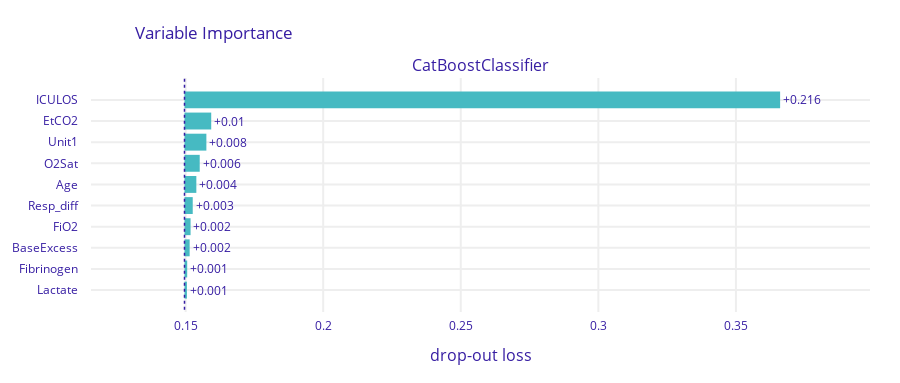
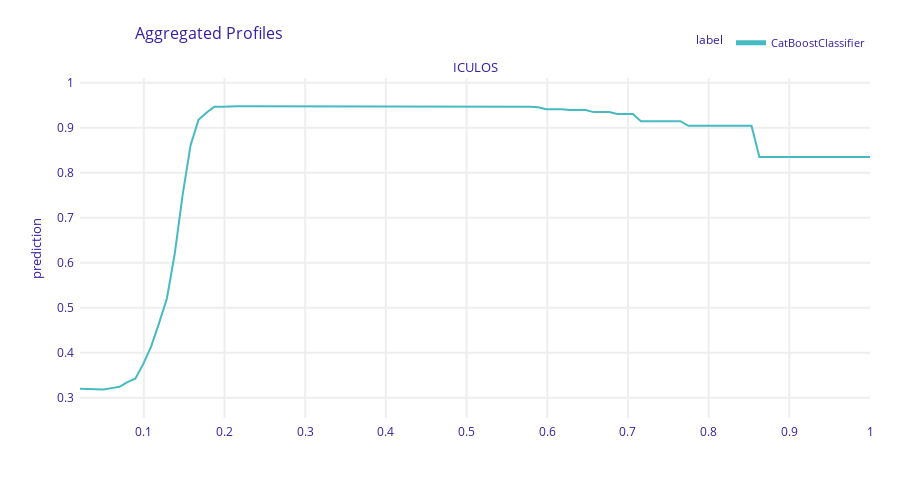
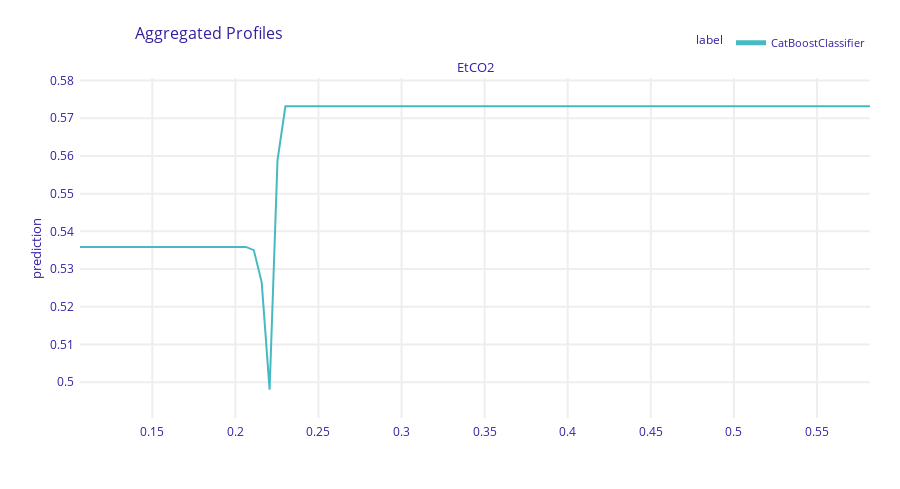
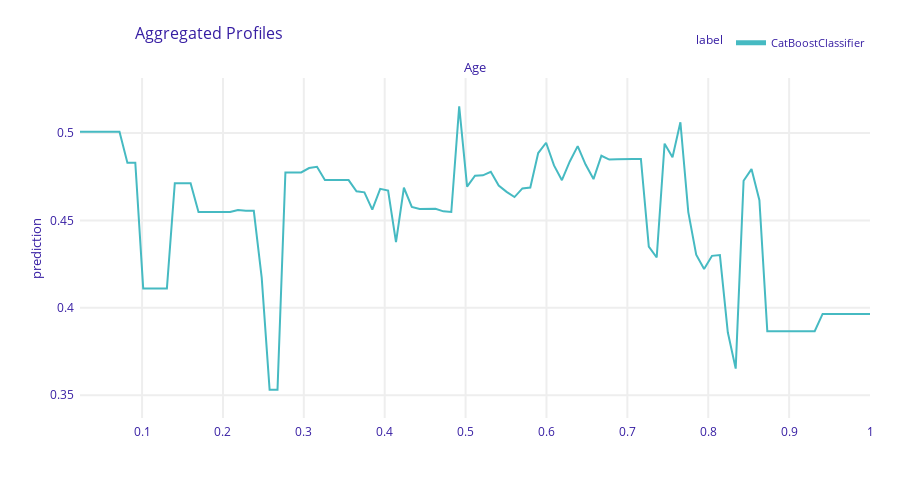

Write notebook code for charts like these, in order.
### Code cell
from dalex import Explainer

# Assuming you have already trained a model called 'model' and have your data stored in 'X_train' and 'y_train'
X_val_ex = X_val
# Identify rows where all elements are zero
all_zero_rows = (X_val_ex == 0).all(axis=1)

# Option 1: Using boolean indexing to filter out these rows
X_val_ex = X_val_ex.loc[~all_zero_rows]

# Create an explainer object
exp = Explainer(best_catboost_model, X_val_ex, np.array(recoded_labels))

# Calculate and plot variable importance
variable_importance = exp.model_parts()
variable_importance.plot()

# Select two variables for partial dependence plots
selected_variables = ['ICULOS', 'EtCO2','Age', 'Resp_diff', 'O2Sat', 'FiO2']  # Replace 'var1' and 'var2' with the names of your selected variables

# Generate partial dependence plots
# pdp_iculos = exp.model_profile(type='partial', variables=['ICULOS'])
# pdp_iculos.plot()
for elem in selected_variables:
    pdp_etco2 = exp.model_profile(type='partial', variables=elem)
    pdp_etco2.plot()

### Figure 1 — Plotly figure (JSON) as saved in the notebook; plotly's stock layout.template omitted (floating-point values rounded to 4 significant figures)
{"data": [{"base": 0.1496, "hoverinfo": "text", "hoverlabel": {"bgcolor": "rgba(0,0,0,0.8)"}, "hovertext": ["Model: CatBoostClassifier loss after<br>variable: ICULOS is permuted: 0.366<br>Drop-out loss change: +0.216", "Model: CatBoostClassifier loss after<br>variable: EtCO2 is permuted: 0.159<br>Drop-out loss change: +0.01", "Model: CatBoostClassifier loss after<br>variable: Unit1 is permuted: 0.158<br>Drop-out loss change: +0.008", "Model: CatBoostClassifier loss after<br>variable: O2Sat is permuted: 0.155<br>Drop-out loss change: +0.006", "Model: CatBoostClassifier loss after<br>variable: Age is permuted: 0.154<br>Drop-out loss change: +0.004", "Model: CatBoostClassifier loss after<br>variable: Resp_diff is permuted: 0.153<br>Drop-out loss change: +0.003", "Model: CatBoostClassifier loss after<br>variable: FiO2 is permuted: 0.152<br>Drop-out loss change: +0.002", "Model: CatBoostClassifier loss after<br>variable: BaseExcess is permuted: 0.151<br>Drop-out loss change: +0.002", "Model: CatBoostClassifier loss after<br>variable: Fibrinogen is permuted: 0.151<br>Drop-out loss change: +0.001", "Model: CatBoostClassifier loss after<br>variable: Lactate is permuted: 0.15<br>Drop-out loss change: +0.001"], "marker": {"color": "#46bac2"}, "orientation": "h", "showlegend": false, "text": ["+0.216", "+0.01", "+0.008", "+0.006", "+0.004", "+0.003", "+0.002", "+0.002", "+0.001", "+0.001"], "textposition": "outside", "type": "bar", "x": [0.2165, 0.009712, 0.007953, 0.005532, 0.004305, 0.002994, 0.002207, 0.001873, 0.0009809, 0.0008816], "xaxis": "x", "y": ["ICULOS", "EtCO2", "Unit1", "O2Sat", "Age", "Resp_diff", "FiO2", "BaseExcess", "Fibrinogen", "Lactate"], "yaxis": "y"}], "layout": {"annotations": [{"font": {"size": 16}, "showarrow": false, "text": "CatBoostClassifier", "x": 0.5, "xanchor": "center", "xref": "paper", "y": 1, "yanchor": "bottom", "yref": "paper"}, {"font": {"size": 16}, "showarrow": false, "text": "drop-out loss", "x": 0.5, "xanchor": "center", "xref": "paper", "y": 0, "yanchor": "top", "yref": "paper", "yshift": -30}], "font": {"color": "#371ea3"}, "height": 383, "margin": {"b": 71, "r": 30, "t": 78}, "shapes": [{"line": {"color": "#371ea3", "dash": "dot", "width": 1.5}, "type": "line", "x0": 0.1496, "x1": 0.1496, "xref": "x", "y0": -1, "y1": 10, "yref": "y"}], "title": {"text": "Variable Importance", "x": 0.15}, "xaxis": {"anchor": "y", "automargin": true, "domain": [0, 1], "fixedrange": true, "gridwidth": 2, "range": [0.1156, 0.3987], "tickcolor": "white", "ticklen": 3, "ticks": "outside", "type": "linear", "zeroline": false}, "yaxis": {"anchor": "x", "automargin": true, "autorange": "reversed", "domain": [0, 1], "fixedrange": true, "gridwidth": 2, "tickcolor": "white", "ticklen": 10, "ticks": "outside", "type": "category"}}}

### Figure 2 — Plotly figure (JSON) as saved in the notebook; plotly's stock layout.template omitted (floating-point values rounded to 4 significant figures; data arrays with more than 128 entries replaced by an {"elided": "..."} marker saying what was removed)
{"data": [{"customdata": {"elided": "101x3 mixed values"}, "hovertemplate": "<b>%{hovertext}</b><br><br>prediction=%{y:.3f}<br>mean_prediction=%{customdata[0]:.3f}<extra></extra>", "hovertext": ["CatBoostClassifier", "CatBoostClassifier", "CatBoostClassifier", "CatBoostClassifier", "CatBoostClassifier", "CatBoostClassifier", "CatBoostClassifier", "CatBoostClassifier", "CatBoostClassifier", "CatBoostClassifier", "CatBoostClassifier", "CatBoostClassifier", "CatBoostClassifier", "CatBoostClassifier", "CatBoostClassifier", "CatBoostClassifier", "CatBoostClassifier", "CatBoostClassifier", "CatBoostClassifier", "CatBoostClassifier", "CatBoostClassifier", "CatBoostClassifier", "CatBoostClassifier", "CatBoostClassifier", "CatBoostClassifier", "CatBoostClassifier", "CatBoostClassifier", "CatBoostClassifier", "CatBoostClassifier", "CatBoostClassifier", "CatBoostClassifier", "CatBoostClassifier", "CatBoostClassifier", "CatBoostClassifier", "CatBoostClassifier", "CatBoostClassifier", "CatBoostClassifier", "CatBoostClassifier", "CatBoostClassifier", "CatBoostClassifier", "CatBoostClassifier", "CatBoostClassifier", "CatBoostClassifier", "CatBoostClassifier", "CatBoostClassifier", "CatBoostClassifier", "CatBoostClassifier", "CatBoostClassifier", "CatBoostClassifier", "CatBoostClassifier", "CatBoostClassifier", "CatBoostClassifier", "CatBoostClassifier", "CatBoostClassifier", "CatBoostClassifier", "CatBoostClassifier", "CatBoostClassifier", "CatBoostClassifier", "CatBoostClassifier", "CatBoostClassifier", "CatBoostClassifier", "CatBoostClassifier", "CatBoostClassifier", "CatBoostClassifier", "CatBoostClassifier", "CatBoostClassifier", "CatBoostClassifier", "CatBoostClassifier", "CatBoostClassifier", "CatBoostClassifier", "CatBoostClassifier", "CatBoostClassifier", "CatBoostClassifier", "CatBoostClassifier", "CatBoostClassifier", "CatBoostClassifier", "CatBoostClassifier", "CatBoostClassifier", "CatBoostClassifier", "CatBoostClassifier", "CatBoostClassifier", "CatBoostClassifier", "CatBoostClassifier", "CatBoostClassifier", "CatBoostClassifier", "CatBoostClassifier", "CatBoostClassifier", "CatBoostClassifier", "CatBoostClassifier", "CatBoostClassifier", "CatBoostClassifier", "CatBoostClassifier", "CatBoostClassifier", "CatBoostClassifier", "CatBoostClassifier", "CatBoostClassifier", "CatBoostClassifier", "CatBoostClassifier", "CatBoostClassifier", "CatBoostClassifier", "CatBoostClassifier"], "legendgroup": "CatBoostClassifier", "line": {"color": "#46bac2", "dash": "solid", "width": 2}, "marker": {"symbol": "circle"}, "mode": "lines", "name": "CatBoostClassifier", "opacity": 1, "orientation": "v", "showlegend": true, "type": "scatter", "x": [0.0209, 0.03069, 0.04048, 0.05027, 0.06006, 0.06985, 0.07964, 0.08943, 0.09922, 0.109, 0.1188, 0.1286, 0.1384, 0.1482, 0.158, 0.1678, 0.1776, 0.1873, 0.1971, 0.2069, 0.2167, 0.2265, 0.2363, 0.2461, 0.2559, 0.2657, 0.2755, 0.2853, 0.295, 0.3048, 0.3146, 0.3244, 0.3342, 0.344, 0.3538, 0.3636, 0.3734, 0.3832, 0.393, 0.4027, 0.4125, 0.4223, 0.4321, 0.4419, 0.4517, 0.4615, 0.4713, 0.4811, 0.4909, 0.5007, 0.5104, 0.5202, 0.53, 0.5398, 0.5496, 0.5594, 0.5692, 0.579, 0.5888, 0.5986, 0.6084, 0.6181, 0.6279, 0.6377, 0.6475, 0.6573, 0.6671, 0.6769, 0.6867, 0.6965, 0.7063, 0.7161, 0.7259, 0.7356, 0.7454, 0.7552, 0.765, 0.7748, 0.7846, 0.7944, 0.8042, 0.814, 0.8238, 0.8336, 0.8433, 0.8531, 0.8629, 0.8727, 0.8825, 0.8923, 0.9021, 0.9119, 0.9217, 0.9315, 0.9413, 0.951, 0.9608, 0.9706, 0.9804, 0.9902, 1], "xaxis": "x", "y": [0.3198, 0.3193, 0.318, 0.3183, 0.3214, 0.3244, 0.3348, 0.3424, 0.3748, 0.4136, 0.4654, 0.5206, 0.6208, 0.7521, 0.8614, 0.9175, 0.9333, 0.9466, 0.9466, 0.9476, 0.9476, 0.9476, 0.9476, 0.9476, 0.9476, 0.9476, 0.9476, 0.9476, 0.9476, 0.9476, 0.9476, 0.9476, 0.9476, 0.9476, 0.9476, 0.9476, 0.9476, 0.9476, 0.9476, 0.9476, 0.9476, 0.9476, 0.9476, 0.9476, 0.9476, 0.9476, 0.9476, 0.9476, 0.9469, 0.9469, 0.9469, 0.9469, 0.9469, 0.9469, 0.9469, 0.9469, 0.9469, 0.9469, 0.9456, 0.9414, 0.9414, 0.9414, 0.9397, 0.9397, 0.9397, 0.9348, 0.9348, 0.9348, 0.9306, 0.9306, 0.9306, 0.9146, 0.9146, 0.9146, 0.9146, 0.9146, 0.9146, 0.9042, 0.9042, 0.9042, 0.9042, 0.9042, 0.9042, 0.9042, 0.9042, 0.9042, 0.8351, 0.8351, 0.8351, 0.8351, 0.8351, 0.8351, 0.8351, 0.8351, 0.8351, 0.8351, 0.8351, 0.8351, 0.8351, 0.8351, 0.8351], "yaxis": "y"}], "layout": {"annotations": [{"font": {"size": 13}, "showarrow": false, "text": "ICULOS", "x": 0.5, "xanchor": "center", "xref": "paper", "y": 1, "yanchor": "bottom", "yref": "paper"}, {"font": {"size": 13}, "showarrow": false, "text": "prediction", "textangle": -90, "x": -0.07, "xref": "paper", "y": 0.5, "yref": "paper"}], "font": {"color": "#371ea3"}, "height": 489, "hovermode": "x unified", "legend": {"font": {"size": 11}, "itemsizing": "constant", "orientation": "h", "title": {"font": {"size": 12}, "text": "label"}, "tracegroupgap": 0, "x": 1, "xanchor": "right", "y": 1.061, "yanchor": "bottom"}, "margin": {"b": 71, "r": 30, "t": 78}, "title": {"font": {"size": 16}, "text": "Aggregated Profiles", "x": 0.15}, "xaxis": {"anchor": "y", "automargin": true, "domain": [0, 1], "fixedrange": true, "gridwidth": 2, "showticklabels": true, "tickcolor": "white", "ticklen": 3, "ticks": "outside", "title": {"text": ""}, "type": "linear", "zeroline": false}, "yaxis": {"anchor": "x", "automargin": true, "domain": [0, 1], "fixedrange": true, "gridwidth": 2, "range": [0.255, 1.011], "tickcolor": "white", "ticklen": 3, "ticks": "outside", "title": {"text": ""}, "type": "linear", "zeroline": false}}}

### Figure 3 — Plotly figure (JSON) as saved in the notebook; plotly's stock layout.template omitted (floating-point values rounded to 4 significant figures; data arrays with more than 128 entries replaced by an {"elided": "..."} marker saying what was removed)
{"data": [{"customdata": {"elided": "101x3 mixed values"}, "hovertemplate": "<b>%{hovertext}</b><br><br>prediction=%{y:.3f}<br>mean_prediction=%{customdata[0]:.3f}<extra></extra>", "hovertext": ["CatBoostClassifier", "CatBoostClassifier", "CatBoostClassifier", "CatBoostClassifier", "CatBoostClassifier", "CatBoostClassifier", "CatBoostClassifier", "CatBoostClassifier", "CatBoostClassifier", "CatBoostClassifier", "CatBoostClassifier", "CatBoostClassifier", "CatBoostClassifier", "CatBoostClassifier", "CatBoostClassifier", "CatBoostClassifier", "CatBoostClassifier", "CatBoostClassifier", "CatBoostClassifier", "CatBoostClassifier", "CatBoostClassifier", "CatBoostClassifier", "CatBoostClassifier", "CatBoostClassifier", "CatBoostClassifier", "CatBoostClassifier", "CatBoostClassifier", "CatBoostClassifier", "CatBoostClassifier", "CatBoostClassifier", "CatBoostClassifier", "CatBoostClassifier", "CatBoostClassifier", "CatBoostClassifier", "CatBoostClassifier", "CatBoostClassifier", "CatBoostClassifier", "CatBoostClassifier", "CatBoostClassifier", "CatBoostClassifier", "CatBoostClassifier", "CatBoostClassifier", "CatBoostClassifier", "CatBoostClassifier", "CatBoostClassifier", "CatBoostClassifier", "CatBoostClassifier", "CatBoostClassifier", "CatBoostClassifier", "CatBoostClassifier", "CatBoostClassifier", "CatBoostClassifier", "CatBoostClassifier", "CatBoostClassifier", "CatBoostClassifier", "CatBoostClassifier", "CatBoostClassifier", "CatBoostClassifier", "CatBoostClassifier", "CatBoostClassifier", "CatBoostClassifier", "CatBoostClassifier", "CatBoostClassifier", "CatBoostClassifier", "CatBoostClassifier", "CatBoostClassifier", "CatBoostClassifier", "CatBoostClassifier", "CatBoostClassifier", "CatBoostClassifier", "CatBoostClassifier", "CatBoostClassifier", "CatBoostClassifier", "CatBoostClassifier", "CatBoostClassifier", "CatBoostClassifier", "CatBoostClassifier", "CatBoostClassifier", "CatBoostClassifier", "CatBoostClassifier", "CatBoostClassifier", "CatBoostClassifier", "CatBoostClassifier", "CatBoostClassifier", "CatBoostClassifier", "CatBoostClassifier", "CatBoostClassifier", "CatBoostClassifier", "CatBoostClassifier", "CatBoostClassifier", "CatBoostClassifier", "CatBoostClassifier", "CatBoostClassifier", "CatBoostClassifier", "CatBoostClassifier", "CatBoostClassifier", "CatBoostClassifier", "CatBoostClassifier", "CatBoostClassifier", "CatBoostClassifier", "CatBoostClassifier"], "legendgroup": "CatBoostClassifier", "line": {"color": "#46bac2", "dash": "solid", "width": 2}, "marker": {"symbol": "circle"}, "mode": "lines", "name": "CatBoostClassifier", "opacity": 1, "orientation": "v", "showlegend": true, "type": "scatter", "x": [0.1065, 0.1112, 0.116, 0.1207, 0.1255, 0.1302, 0.135, 0.1398, 0.1445, 0.1493, 0.154, 0.1588, 0.1635, 0.1683, 0.173, 0.1778, 0.1825, 0.1873, 0.1921, 0.1968, 0.2016, 0.2063, 0.2111, 0.2158, 0.2206, 0.2253, 0.2301, 0.2348, 0.2396, 0.2444, 0.2491, 0.2539, 0.2586, 0.2634, 0.2681, 0.2729, 0.2776, 0.2824, 0.2871, 0.2919, 0.2967, 0.3014, 0.3062, 0.3109, 0.3157, 0.3204, 0.3252, 0.3299, 0.3347, 0.3394, 0.3442, 0.349, 0.3537, 0.3585, 0.3632, 0.368, 0.3727, 0.3775, 0.3822, 0.387, 0.3917, 0.3965, 0.4013, 0.406, 0.4108, 0.4155, 0.4203, 0.425, 0.4298, 0.4345, 0.4393, 0.444, 0.4488, 0.4536, 0.4583, 0.4631, 0.4678, 0.4726, 0.4773, 0.4821, 0.4868, 0.4916, 0.4963, 0.5011, 0.5059, 0.5106, 0.5154, 0.5201, 0.5249, 0.5296, 0.5344, 0.5391, 0.5439, 0.5486, 0.5534, 0.5582, 0.5629, 0.5677, 0.5724, 0.5772, 0.5819], "xaxis": "x", "y": [0.5359, 0.5359, 0.5359, 0.5359, 0.5359, 0.5359, 0.5359, 0.5359, 0.5359, 0.5359, 0.5359, 0.5359, 0.5359, 0.5359, 0.5359, 0.5359, 0.5359, 0.5359, 0.5359, 0.5359, 0.5359, 0.5359, 0.535, 0.5265, 0.498, 0.5588, 0.5732, 0.5732, 0.5732, 0.5732, 0.5732, 0.5732, 0.5732, 0.5732, 0.5732, 0.5732, 0.5732, 0.5732, 0.5732, 0.5732, 0.5732, 0.5732, 0.5732, 0.5732, 0.5732, 0.5732, 0.5732, 0.5732, 0.5732, 0.5732, 0.5732, 0.5732, 0.5732, 0.5732, 0.5732, 0.5732, 0.5732, 0.5732, 0.5732, 0.5732, 0.5732, 0.5732, 0.5732, 0.5732, 0.5732, 0.5732, 0.5732, 0.5732, 0.5732, 0.5732, 0.5732, 0.5732, 0.5732, 0.5732, 0.5732, 0.5732, 0.5732, 0.5732, 0.5732, 0.5732, 0.5732, 0.5732, 0.5732, 0.5732, 0.5732, 0.5732, 0.5732, 0.5732, 0.5732, 0.5732, 0.5732, 0.5732, 0.5732, 0.5732, 0.5732, 0.5732, 0.5732, 0.5732, 0.5732, 0.5732, 0.5732], "yaxis": "y"}], "layout": {"annotations": [{"font": {"size": 13}, "showarrow": false, "text": "EtCO2", "x": 0.5, "xanchor": "center", "xref": "paper", "y": 1, "yanchor": "bottom", "yref": "paper"}, {"font": {"size": 13}, "showarrow": false, "text": "prediction", "textangle": -90, "x": -0.07, "xref": "paper", "y": 0.5, "yref": "paper"}], "font": {"color": "#371ea3"}, "height": 489, "hovermode": "x unified", "legend": {"font": {"size": 11}, "itemsizing": "constant", "orientation": "h", "title": {"font": {"size": 12}, "text": "label"}, "tracegroupgap": 0, "x": 1, "xanchor": "right", "y": 1.061, "yanchor": "bottom"}, "margin": {"b": 71, "r": 30, "t": 78}, "title": {"font": {"size": 16}, "text": "Aggregated Profiles", "x": 0.15}, "xaxis": {"anchor": "y", "automargin": true, "domain": [0, 1], "fixedrange": true, "gridwidth": 2, "showticklabels": true, "tickcolor": "white", "ticklen": 3, "ticks": "outside", "title": {"text": ""}, "type": "linear", "zeroline": false}, "yaxis": {"anchor": "x", "automargin": true, "domain": [0, 1], "fixedrange": true, "gridwidth": 2, "range": [0.4905, 0.5807], "tickcolor": "white", "ticklen": 3, "ticks": "outside", "title": {"text": ""}, "type": "linear", "zeroline": false}}}

### Figure 4 — Plotly figure (JSON) as saved in the notebook; plotly's stock layout.template omitted (floating-point values rounded to 4 significant figures; data arrays with more than 128 entries replaced by an {"elided": "..."} marker saying what was removed)
{"data": [{"customdata": {"elided": "101x3 mixed values"}, "hovertemplate": "<b>%{hovertext}</b><br><br>prediction=%{y:.3f}<br>mean_prediction=%{customdata[0]:.3f}<extra></extra>", "hovertext": ["CatBoostClassifier", "CatBoostClassifier", "CatBoostClassifier", "CatBoostClassifier", "CatBoostClassifier", "CatBoostClassifier", "CatBoostClassifier", "CatBoostClassifier", "CatBoostClassifier", "CatBoostClassifier", "CatBoostClassifier", "CatBoostClassifier", "CatBoostClassifier", "CatBoostClassifier", "CatBoostClassifier", "CatBoostClassifier", "CatBoostClassifier", "CatBoostClassifier", "CatBoostClassifier", "CatBoostClassifier", "CatBoostClassifier", "CatBoostClassifier", "CatBoostClassifier", "CatBoostClassifier", "CatBoostClassifier", "CatBoostClassifier", "CatBoostClassifier", "CatBoostClassifier", "CatBoostClassifier", "CatBoostClassifier", "CatBoostClassifier", "CatBoostClassifier", "CatBoostClassifier", "CatBoostClassifier", "CatBoostClassifier", "CatBoostClassifier", "CatBoostClassifier", "CatBoostClassifier", "CatBoostClassifier", "CatBoostClassifier", "CatBoostClassifier", "CatBoostClassifier", "CatBoostClassifier", "CatBoostClassifier", "CatBoostClassifier", "CatBoostClassifier", "CatBoostClassifier", "CatBoostClassifier", "CatBoostClassifier", "CatBoostClassifier", "CatBoostClassifier", "CatBoostClassifier", "CatBoostClassifier", "CatBoostClassifier", "CatBoostClassifier", "CatBoostClassifier", "CatBoostClassifier", "CatBoostClassifier", "CatBoostClassifier", "CatBoostClassifier", "CatBoostClassifier", "CatBoostClassifier", "CatBoostClassifier", "CatBoostClassifier", "CatBoostClassifier", "CatBoostClassifier", "CatBoostClassifier", "CatBoostClassifier", "CatBoostClassifier", "CatBoostClassifier", "CatBoostClassifier", "CatBoostClassifier", "CatBoostClassifier", "CatBoostClassifier", "CatBoostClassifier", "CatBoostClassifier", "CatBoostClassifier", "CatBoostClassifier", "CatBoostClassifier", "CatBoostClassifier", "CatBoostClassifier", "CatBoostClassifier", "CatBoostClassifier", "CatBoostClassifier", "CatBoostClassifier", "CatBoostClassifier", "CatBoostClassifier", "CatBoostClassifier", "CatBoostClassifier", "CatBoostClassifier", "CatBoostClassifier", "CatBoostClassifier", "CatBoostClassifier", "CatBoostClassifier", "CatBoostClassifier", "CatBoostClassifier", "CatBoostClassifier", "CatBoostClassifier", "CatBoostClassifier", "CatBoostClassifier", "CatBoostClassifier"], "legendgroup": "CatBoostClassifier", "line": {"color": "#46bac2", "dash": "solid", "width": 2}, "marker": {"symbol": "circle"}, "mode": "lines", "name": "CatBoostClassifier", "opacity": 1, "orientation": "v", "showlegend": true, "type": "scatter", "x": [0.02326, 0.03302, 0.04279, 0.05256, 0.06233, 0.07209, 0.08186, 0.09163, 0.1014, 0.1112, 0.1209, 0.1307, 0.1405, 0.1502, 0.16, 0.1698, 0.1795, 0.1893, 0.1991, 0.2088, 0.2186, 0.2284, 0.2381, 0.2479, 0.2577, 0.2674, 0.2772, 0.287, 0.2967, 0.3065, 0.3163, 0.326, 0.3358, 0.3456, 0.3553, 0.3651, 0.3749, 0.3847, 0.3944, 0.4042, 0.414, 0.4237, 0.4335, 0.4433, 0.453, 0.4628, 0.4726, 0.4823, 0.4921, 0.5019, 0.5116, 0.5214, 0.5312, 0.5409, 0.5507, 0.5605, 0.5702, 0.58, 0.5898, 0.5995, 0.6093, 0.6191, 0.6288, 0.6386, 0.6484, 0.6581, 0.6679, 0.6777, 0.6874, 0.6972, 0.707, 0.7167, 0.7265, 0.7363, 0.746, 0.7558, 0.7656, 0.7753, 0.7851, 0.7949, 0.8047, 0.8144, 0.8242, 0.834, 0.8437, 0.8535, 0.8633, 0.873, 0.8828, 0.8926, 0.9023, 0.9121, 0.9219, 0.9316, 0.9414, 0.9512, 0.9609, 0.9707, 0.9805, 0.9902, 1], "xaxis": "x", "y": [0.5008, 0.5008, 0.5008, 0.5008, 0.5008, 0.5008, 0.483, 0.483, 0.4111, 0.4111, 0.4111, 0.4111, 0.4713, 0.4713, 0.4713, 0.4549, 0.4549, 0.4549, 0.4549, 0.4549, 0.456, 0.4555, 0.4555, 0.4173, 0.3531, 0.3531, 0.4775, 0.4775, 0.4775, 0.48, 0.4807, 0.4731, 0.4731, 0.473, 0.4731, 0.4667, 0.4661, 0.4562, 0.4681, 0.4671, 0.4376, 0.4687, 0.4577, 0.4566, 0.4566, 0.4566, 0.4552, 0.4548, 0.5153, 0.4694, 0.4756, 0.4758, 0.4779, 0.47, 0.4664, 0.4634, 0.4683, 0.4689, 0.4886, 0.4945, 0.4815, 0.473, 0.4838, 0.4926, 0.482, 0.4737, 0.487, 0.4849, 0.485, 0.4853, 0.4853, 0.4852, 0.435, 0.4288, 0.494, 0.4862, 0.5062, 0.4548, 0.4304, 0.4222, 0.4297, 0.4302, 0.386, 0.3652, 0.4727, 0.4794, 0.4616, 0.3866, 0.3866, 0.3866, 0.3866, 0.3866, 0.3866, 0.3866, 0.3965, 0.3965, 0.3965, 0.3965, 0.3965, 0.3965, 0.3965], "yaxis": "y"}], "layout": {"annotations": [{"font": {"size": 13}, "showarrow": false, "text": "Age", "x": 0.5, "xanchor": "center", "xref": "paper", "y": 1, "yanchor": "bottom", "yref": "paper"}, {"font": {"size": 13}, "showarrow": false, "text": "prediction", "textangle": -90, "x": -0.07, "xref": "paper", "y": 0.5, "yref": "paper"}], "font": {"color": "#371ea3"}, "height": 489, "hovermode": "x unified", "legend": {"font": {"size": 11}, "itemsizing": "constant", "orientation": "h", "title": {"font": {"size": 12}, "text": "label"}, "tracegroupgap": 0, "x": 1, "xanchor": "right", "y": 1.061, "yanchor": "bottom"}, "margin": {"b": 71, "r": 30, "t": 78}, "title": {"font": {"size": 16}, "text": "Aggregated Profiles", "x": 0.15}, "xaxis": {"anchor": "y", "automargin": true, "domain": [0, 1], "fixedrange": true, "gridwidth": 2, "showticklabels": true, "tickcolor": "white", "ticklen": 3, "ticks": "outside", "title": {"text": ""}, "type": "linear", "zeroline": false}, "yaxis": {"anchor": "x", "automargin": true, "domain": [0, 1], "fixedrange": true, "gridwidth": 2, "range": [0.3369, 0.5316], "tickcolor": "white", "ticklen": 3, "ticks": "outside", "title": {"text": ""}, "type": "linear", "zeroline": false}}}
